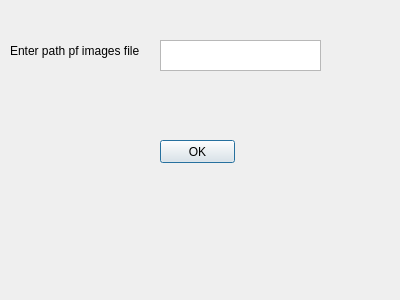
<?xml version="1.0" encoding="UTF-8"?>
<ui version="4.0">
 <class>Dialog</class>
 <widget class="QDialog" name="Dialog">
  <property name="geometry">
   <rect>
    <x>0</x>
    <y>0</y>
    <width>400</width>
    <height>300</height>
   </rect>
  </property>
  <property name="windowTitle">
   <string>Dialog</string>
  </property>
  <widget class="QTextEdit" name="path">
   <property name="geometry">
    <rect>
     <x>160</x>
     <y>40</y>
     <width>161</width>
     <height>31</height>
    </rect>
   </property>
  </widget>
  <widget class="QLabel" name="label">
   <property name="geometry">
    <rect>
     <x>10</x>
     <y>40</y>
     <width>141</width>
     <height>21</height>
    </rect>
   </property>
   <property name="text">
    <string>Enter path pf images file</string>
   </property>
  </widget>
  <widget class="QPushButton" name="OK">
   <property name="geometry">
    <rect>
     <x>160</x>
     <y>140</y>
     <width>75</width>
     <height>23</height>
    </rect>
   </property>
   <property name="text">
    <string>OK</string>
   </property>
  </widget>
 </widget>
 <resources/>
 <connections/>
</ui>
